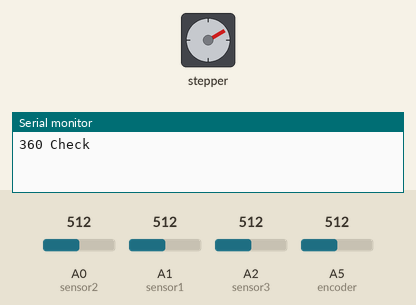
The sketch below on a simulated Arduino Uno, built with avr-gcc and run on an emulated ATmega328P. Parts: stepper motor, the last lines printed to the serial monitor. Inputs (shaded band) come from the test bench; at power-on: A0 (sensor2) = 512, A1 (sensor1) = 512, A2 (sensor3) = 512, A5 (encoder) = 512. Stepper angles assume 24 steps per turn.

Above: at 0.15 s.
At 19.94 s:
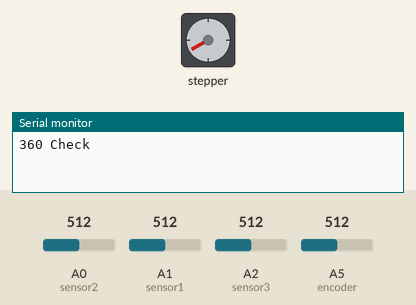
At 30.91 s:
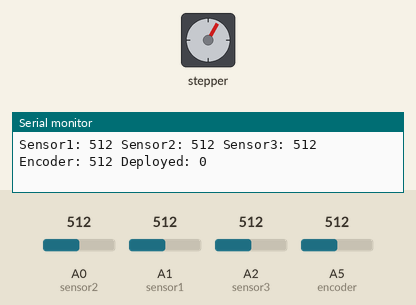
At 39.75 s:
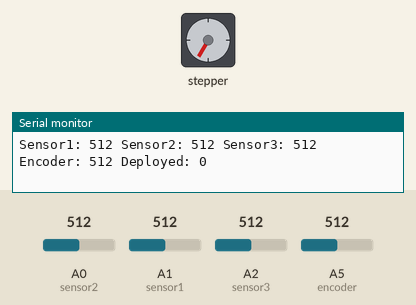
Timing chart, 0 to 40.0 s (numbered marks = the images above):
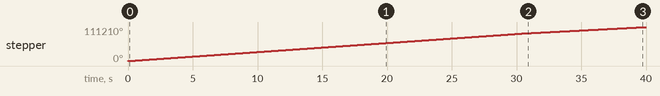

The sketch:

FinalPrototype_V4.ino
```cpp
/*NASA/JPL CubeSat SADA (2) RPI Capstone Project: Spring 2016
 * 5/15/2016
 * Code used for CubeSat (2) final prototype
 * This code processes readings on the sensors, pushbutton, and encoder, and uses them to drive the SADA motor according to the prototype algorithm
 * To be used with Arduino library
 */

#include <Stepper.h>

//15 degrees per step
const int stepsPerRevolution = 24;

//Define pin connections
Stepper myStepper(stepsPerRevolution, 5, 6, 3, 11);
int sensor3 = A2;
int sensor2 = A0;
int sensor1 = A1;
int encoder = A5;
int pushButton = 1;

//If lightFound is false, a 360 degree check is needed
bool lightFound = false;

int encoderValue = 0;

void setup() {
  pinMode(pushButton, INPUT);

  myStepper.setSpeed(500);
  Serial.begin(9600);
}

//Function to locate light upon startup, and when light source is lost
//Does a 360 scan, finds the max light source, and rotates panels towards light source
void findLight(){
  int maxSensorValue = 0;
  int maxEncoder = 0;
  int maxStep = 0;
  int encoderValue = analogRead(encoder);
  int sensor2Value = analogRead(sensor2);

  //Use step values to keep track of position, read encoder to check for error
  Serial.println("360 Check");
  for(int i = 0; i < 600; i++){
    myStepper.step(10);
    encoderValue = analogRead(encoder);
    sensor2Value = analogRead(sensor2);

    //If new maximum light source found, log its brightness, step number, and encoder value
    if(sensor2Value > maxSensorValue){
      maxSensorValue = sensor2Value;
      maxEncoder = encoderValue;
      maxStep = i;
    }
  }
    Serial.println("Moving...");
    //Complete 360 degrees traveled, go to place with max light
    //Rotate in direction with shortest path
    if(maxStep > 300){
      for(int i = 0; i < 600-maxStep; i++){
        myStepper.step(-10);
      }
    }
    else{
      for(int i = 0; i < maxStep; i++){
        myStepper.step(10);
      }
    }

  Serial.print("Max encoder position: ");
  Serial.print(maxEncoder);
  Serial.print(" Current encoder position: ");
  Serial.println(analogRead(encoder));
  lightFound = true;
}


void loop() {
  int sensor1Value = analogRead(sensor1);
  int sensor2Value = analogRead(sensor2);
  int sensor3Value = analogRead(sensor3);
  int encoderValue = analogRead(encoder);
  int pushButtonValue = digitalRead(pushButton);
  //Do not do rotate panels until panels are deployed
  //Uncomment if-else block if this functionality is desired
  //if(pushButtonValue == 0)
  //{

    //Position lost, prepare to do 360 check again
    if(sensor1Value < 100 && sensor2Value < 100 && sensor3Value < 100){
      lightFound = false;
    }
    if(!lightFound){
      findLight();
      sensor1Value = analogRead(sensor1);
      sensor2Value = analogRead(sensor2);
      sensor3Value = analogRead(sensor3);
      encoderValue = analogRead(encoder);
      pushButtonValue = digitalRead(pushButton);
    }

    //if sensor 1 is brightest value, rotate on -Y axis
    if(sensor1Value >= sensor2Value && sensor1Value >= sensor3Value)
      myStepper.step(10);
    //if sensor 3 is brightest value, rotate on Y axis
    else if(sensor3Value >= sensor2Value && sensor3Value >= sensor1Value)
      myStepper.step(-10);

    //Print values for debugging
    Serial.print("Sensor1: ");
    Serial.print(sensor1Value);
    Serial.print(" Sensor2: ");
    Serial.print(sensor2Value);
    Serial.print(" Sensor3: ");
    Serial.print(sensor3Value);
    Serial.print(" Encoder: ");
    Serial.print(encoderValue);
    Serial.print(" Deployed: ");
    Serial.println(pushButtonValue);
 //}
 //else
   // Serial.println("Panels not deployed");
}
```

Measured:
- by itself, stepper: keeps turning clockwise at about 2782°/s
